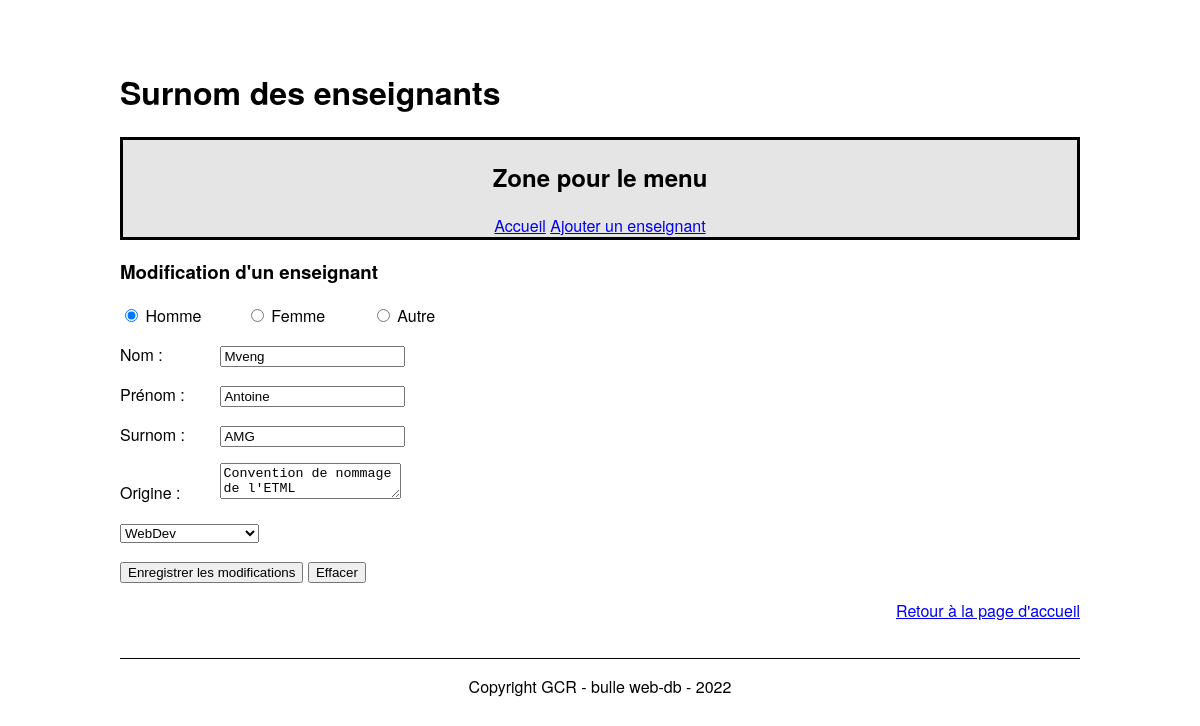
Page /updateTeacher.php?idTeacher=5 on the committed database.
### tables this page shows
CREATE TABLE `t_teacher` (
  `idTeacher` int NOT NULL,
  `teaFirstname` varchar(50) NOT NULL,
  `teaName` varchar(50) NOT NULL,
  `teaGender` char(1) NOT NULL,
  `teaNickname` varchar(50) NOT NULL,
  `teaOrigine` text NOT NULL,
  `fkSection` int NOT NULL,
  `teaVoix` int NOT NULL
);

### config.php (called while the page is built)
<?php
return[
    'host' => 'localhost',
    'port' => '6033',
    'dbname' => 'db_nickname',
    'username' => 'root',
    'password' => 'root'
];
?>

### Database.php (called while the page is built, shortened)
<?php
 class Database {
    private $connector;
    public function __construct() {
        $configs = include("../config.php");
        try
        {
            $this->connector = new PDO('mysql:host=' . $configs["host"]. ':' . $configs["port"] . ';dbname=' . $configs["dbname"] . ';charset=utf8' , $configs["username"], $configs["password"]);
        }
        catch (PDOException $e)
        {
            die('Erreur : ' . $e->getMessage());
        }
    }
    private function querySimpleExecute($query){
        $result = $this->connector->query($query);
        return $result;
    }
    private function formatData($result){
        $teachers = $result->fetchAll(PDO::FETCH_ASSOC);
        return $teachers;
    }
    public function getOneTeacher($id){
        $query = "SELECT * FROM t_teacher WHERE idTeacher = :idTeacher";
        $binds = array(':idTeacher' => $id);
        $result = $this->queryPrepareExecute($query, $binds);
        $teachers = $this->formatData($result);
        return $teachers[0];
    }
    private function queryPrepareExecute($query, $binds){
        $result= $this->connector->prepare($query);
        foreach ($binds as $param => $value)
        {
            $result->bindValue($param, $value);
        }
        $result->execute();
        return $result;
    }
    public function getTeacherSection($id) {
        $query = "SELECT secName
                    FROM t_section
                    INNER JOIN t_teacher ON idSection = fkSection
                    WHERE idTeacher = :idTeacher";
        $binds = array(':idTeacher' => $id);
        $result = $this->queryPrepareExecute($query, $binds);
        $teacherSection = $this->formatData($result);
        return $teacherSection[0];
    }
    public function getAllSections(){
        $query = 'SELECT * FROM t_section';
        $req = $this->querySimpleExecute($query);
        return $this->formatData($req);
    }
}
?>

### src/updateTeacher.php (the view, shortened to what this page needs)
<?php
include '../Database.php';
$db = new Database();
$sections = $db->getAllSections();
$idTeacher = $_GET['idTeacher'];
$infos = $db->getOneTeacher($idTeacher);
$sectionTeacher = $db->getTeacherSection($idTeacher);
?>
<!DOCTYPE html>
<html lang="fr">
<head>
    <link href="./css/style.css" rel="stylesheet">
</head>
<body>
    <header>
        <div class="container-header">
            <div class="titre-header">
                <h1>Surnom des enseignants</h1>
            </div>
        </div>
        <nav>
            <h2>Zone pour le menu</h2>
            <a href="./index.php">Accueil</a>
            <a href="./addTeacher.php">Ajouter un enseignant</a>
        </nav>
    </header>
    <div class="container">
        <div class="user-body">
            <form action="./checkUpdateForm.php" method="post" id="form">
                <h3>Modification d'un enseignant</h3>
                <input type="radio" id="genre1" name="genre" value="M" <?= $infos['teaGender'] == 'M' ? 'checked' : ''; ?>>
                <label for="genre1">Homme</label>
                <input type="radio" id="genre2" name="genre" value="F" <?= $infos['teaGender'] == 'F' ? 'checked' : ''; ?>>
                <label for="genre2">Femme</label>
                <input type="radio" id="genre3" name="genre" value="A" <?= $infos['teaGender'] == 'A' ? 'checked' : ''; ?>>
                <label for="genre3">Autre</label>
                <p>
                    <label for="firstName">Nom :</label>
                    <input type="text" name="firstName" id="firstName" value=<?= $infos['teaFirstname']; ?>>
                </p>
                <p>
                    <label for="name">Prénom :</label>
                    <input type="text" name="name" id="name"  value=<?= $infos['teaName']; ?>>
                </p>
                <p>
                    <label for="nickName">Surnom :</label>
                    <input type="text" name="nickName" id="nickName" value=<?= $infos['teaNickname']; ?>>
                </p>
                <p>
                    <label for="origin">Origine :</label>
                    <textarea name="origin" id="origin"><?= $infos['teaOrigine']; ?></textarea>
                </p>
                <p>
                    <select name="section" id="section">
                        <?php
                            foreach ($sections as $section) {
                                $selected = ($sectionTeacher['secName'] == $section['secName']) ? "selected" : "";
                                echo "<option value='" . $section['idSection'] . "' $selected>" . $section['secName'] . "</option>";
                            }
                        ?>
                    </select>
                </p>
                <p>
                    <input type="submit" value="Enregistrer les modifications">
                    <button type="button" onclick="document.getElementById('form').reset();">Effacer</button>
                </p>
            </form>
        </div>
        <div class="user-footer">
            <a href="./index.php">Retour à la page d'accueil</a>
        </div>
    </div>
    <footer>
        <p>Copyright GCR - bulle web-db - 2022</p>
    </footer>
</body>
</html>

### src/css/style.css (style rules this page uses)
body { font-family: "Helvetica Neue", Helvetica, Arial, sans-serif; margin: auto; width: 80%; }
nav { border: black solid 3px; background-color: #e5e5e5; text-align: center; }
.container { height: 50%; }
footer { border-top: black solid 1px; text-align: center; margin-top: 3vw; }
.user-footer { text-align: right; }
label { display: inline-block; width: 10%; }
.container-header { display: flex; justify-content: center; align-items: center; padding-top: 5%; }
.titre-header { width: 60%; height: 100%; }

### rows in the picture
t_teacher: teaGender "☑ Homme", teaGender "☐ Femme", teaGender "☐ Autre", firstName "Mveng", name "Antoine", nickName "AMG", origin "Convention de nommage de l'ETML"

### other values in the picture
form field section "WebDev"
